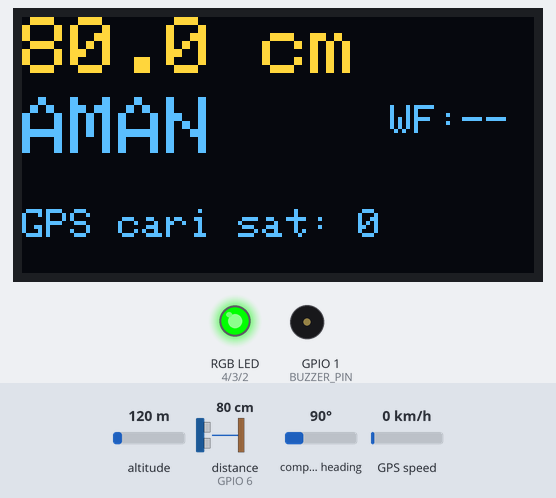
This sketch was run on a simulated ESP32-S3. Parts: 128×64 one-colour display, an RGB LED mixed from three pins (HIGH = lit), buzzer (waves = sounding). Wiring (inferred from the names in the program): ultrasonic range finder: trigger GPIO 5; echo GPIO 6. The test bench sets the inputs (shaded band); at power-on: distance to the obstacle (sensor on GPIO 6) 80 cm, altitude 120 m, compass heading 90°, GPS speed 0 km/h. The echo pulse lasts 58.3 µs per cm; the OLED is the two-colour kind (top 16 rows yellow); WiFi joins after 1.5 s; servers stay silent unless stated; the GPS gets a fix after 3 s at 37.7749, -122.4194 with 8 satellites; pins used as bus, display or sensor lines are not drawn; what the sketch prints to the serial monitor is not drawn.

Above: at 1.6 s.
1.7 s: distance to the obstacle (sensor on GPIO 6) set to 13 cm
At 3.2 s:
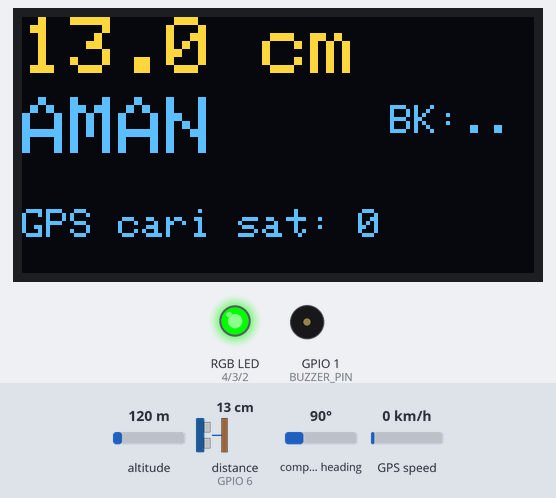
5.0 s: distance to the obstacle (sensor on GPIO 6) set to 10 cm
At 6.1 s:
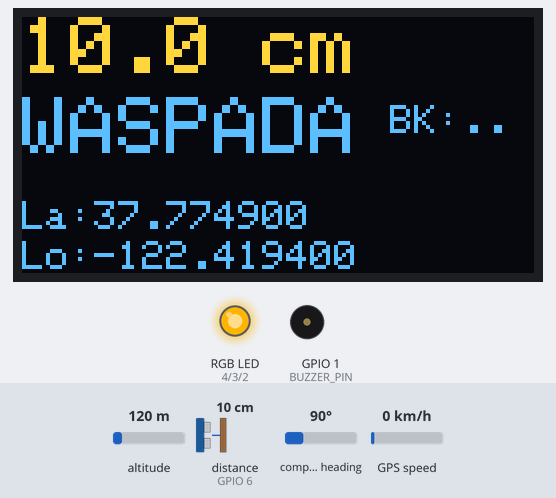
7.1 s: distance to the obstacle (sensor on GPIO 6) set to 18 cm
At 8.8 s:
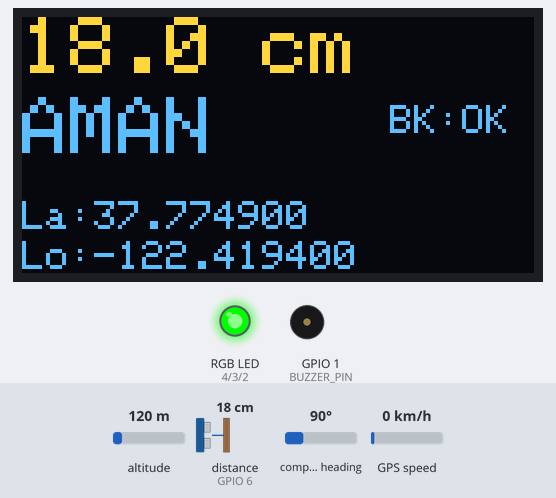
9.8 s: distance to the obstacle (sensor on GPIO 6) set to 2 cm
At 11.53 s:
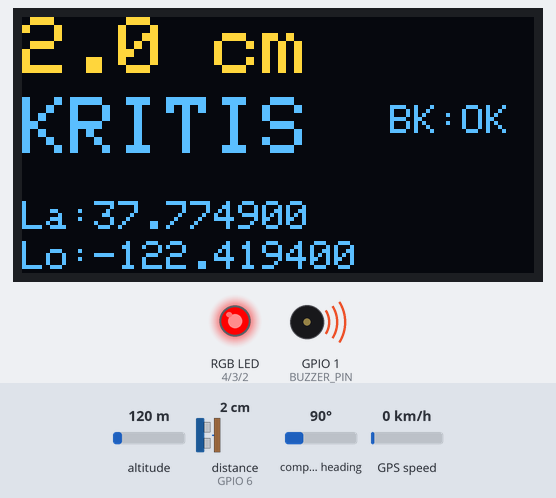
12.0 s: distance to the obstacle (sensor on GPIO 6) set to 8 cm
At 12.59 s:
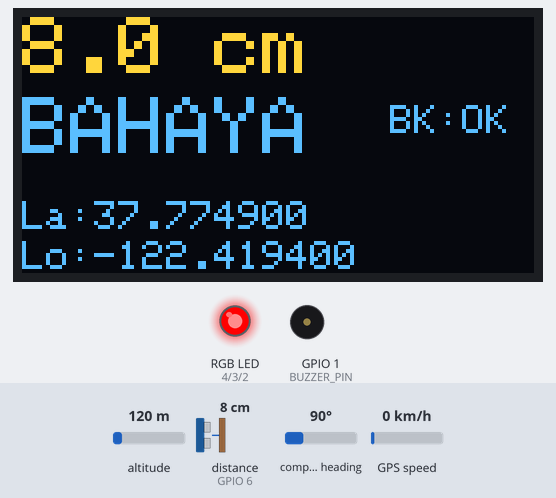
14.3 s: distance to the obstacle (sensor on GPIO 6) set to 9 cm
At 15.2 s:
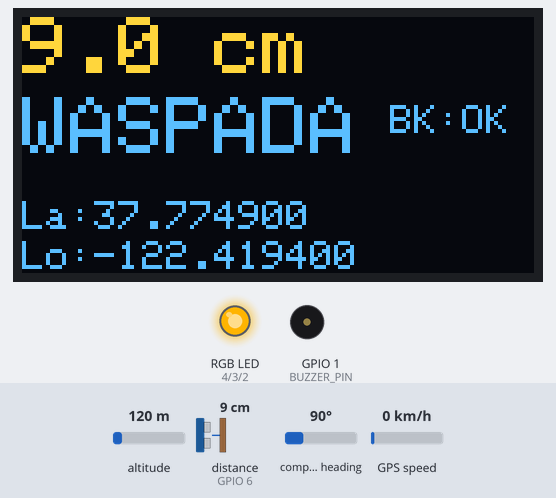
Timing chart, 0 to 17.8 s (numbered marks = the images above; inputs shaded):
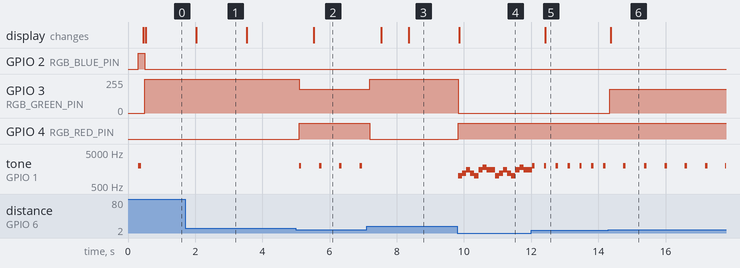

Measured:
- the behaviour switches between 12 and 11 cm on distance to the obstacle (sensor on GPIO 6) (found by bisection; images 1 and 2)
- after the input at 5.0 s, GPIO 3 (RGB_GREEN_PIN): 255/255 → 180/255 after 0.09 s; GPIO 4 (RGB_RED_PIN): LOW → HIGH after 0.09 s; tone on GPIO 1 (BUZZER_PIN): alternates 2000 Hz for 0.07 s and silent for 0.53 s, starting after 0.09 s; the display: changes after 0.53 s (image 2)
- after the input at 7.1 s, GPIO 3 (RGB_GREEN_PIN): 180/255 → 255/255 after 0.10 s; GPIO 4 (RGB_RED_PIN): HIGH → LOW after 0.10 s; tone on GPIO 1 (BUZZER_PIN): stops changing and stays silent; the display: first changes after 0.44 s (image 3 shows a later state)
- after the input at 9.8 s, GPIO 3 (RGB_GREEN_PIN): 255/255 → 0/255 at once; GPIO 4 (RGB_RED_PIN): LOW → HIGH at once
- after the input at 12.0 s, the display: changes after 0.42 s (image 5)
- after the input at 14.3 s, GPIO 3 (RGB_GREEN_PIN): 0/255 → 180/255 at once; tone on GPIO 1 (BUZZER_PIN): alternates 2000 Hz for 0.07 s and silent for 0.53 s, starting after 0.45 s; the display: changes after 0.07 s (image 6)
- what the display in image 1 shows lasts 1.5 s, from 2.0 s to 3.5 s

The sketch:

esp32_blynk.ino
```cpp
// =============================================================
// ESP32 Sistem Monitoring Banjir + Blynk Cloud
// Disinkronkan dengan konfigurasi kabel terbaru di test_ledaa_oled_gps.ino
// menggunakan koneksi WiFi/Blynk & buzzer non-blocking.
// =============================================================

#define BLYNK_PRINT Serial
#define BLYNK_TEMPLATE_ID "TMPL6iky1uD91"
#define BLYNK_TEMPLATE_NAME "Monitoring Banjir ESP32"
#define BLYNK_AUTH_TOKEN "822zu2PrHn_EmlDnv2EbZvLm0tOksJ1M"
#define BLYNK_SERVER_HOST "sgp1.blynk.cloud"

#include <WiFi.h>
#include <BlynkSimpleEsp32.h>
#include <Wire.h>
#include <Adafruit_GFX.h>
#include <Adafruit_SSD1306.h>
#include <TinyGPSPlus.h>

// ===== Kredensial WiFi (ISI SESUAI HOTSPOT / ROUTER ANDA) =====
const char* WIFI_SSID = "MAKINUL AMIN 1";
const char* WIFI_PASS = "h2sannyatha";

// ===== Konfigurasi Pin Sensor & Aktuator =====
#define TRIG_PIN 5
#define ECHO_PIN 6
#define BUZZER_PIN 1

// ===== Konfigurasi Pin RGB LED (1 Lampu 4 Pin: GND, R, G, B - Common Cathode) =====
// Hubungkan:
//   - Pin GND pada RGB LED -> GND ESP32
//   - Pin R pada RGB LED   -> GPIO 4 (melalui resistor 220-330 ohm jika ada)
//   - Pin G pada RGB LED   -> GPIO 3 (melalui resistor 220-330 ohm jika ada)
//   - Pin B pada RGB LED   -> GPIO 2 (melalui resistor 220-330 ohm jika ada)
#define RGB_RED_PIN   4
#define RGB_GREEN_PIN 3
#define RGB_BLUE_PIN  2

// Alias untuk kompatibilitas lama
#define LED_RED    RGB_RED_PIN
#define LED_GREEN  RGB_GREEN_PIN
#define LED_BLUE   RGB_BLUE_PIN

// ===== Konfigurasi Pin OLED & GPS berdasarkan Chip (ESP32-C3 vs ESP32 Klasik) =====
#if defined(CONFIG_IDF_TARGET_ESP32C3) || defined(ARDUINO_ESP32C3_DEV) || (defined(SOC_GPIO_PIN_COUNT) && SOC_GPIO_PIN_COUNT <= 22)
  // ESP32-C3: GPIO hanya 0 sampai 21. Default I2C: SDA=8, SCL=9. UART1: RX=20, TX=21
  #define OLED_SDA 8
  #define OLED_SCL 9
  #define GPS_RX   20  // dihubungkan ke TX GPS
  #define GPS_TX   21  // dihubungkan ke RX GPS
  #define GPS_SERIAL Serial1
#else
  // ESP32 Klasik (WROOM): GPIO 25, 26, 16, 17
  #define OLED_SDA 25
  #define OLED_SCL 26
  #define GPS_RX   16
  #define GPS_TX   17
  #define GPS_SERIAL Serial2
#endif

#define SCREEN_WIDTH 128
#define SCREEN_HEIGHT 64
#define OLED_ADDRESS 0x3C

Adafruit_SSD1306 display(SCREEN_WIDTH, SCREEN_HEIGHT, &Wire, -1);
TinyGPSPlus gps;
BlynkTimer timer;

bool oledFound = false;
long duration = 0;
float distance = 999.0;
const char* status = "AMAN";
const char* prevStatus = "AMAN";
float prevDistance = 999.0;
unsigned long lastBlynkSend = 0;

// Melodi alarm untuk status KRITIS (distance <= 5 cm)
int melody[] = {
  1000, 1200, 1500, 1200,
  1000, 1500, 1800, 1500
};

int noteDuration[] = {
  120, 120, 120, 120,
  120, 120, 120, 250
};

int noteIndex = 0;
unsigned long lastNoteTime = 0;
bool playingNote = false;

// Timing non-blocking
unsigned long lastSensorTime = 0;
unsigned long lastOledTime = 0;
unsigned long lastBeepToggle = 0;
unsigned long lastBlynkAttempt = 0;
bool beepActive = false;

const char* getGpsStateString() {
  if (gps.charsProcessed() < 10 && millis() > 5000) {
    return "CEK_KABEL";
  }
  if (gps.location.isValid()) {
    return "VALID";
  }
  return "CARI_SATELIT";
}

// Fungsi pengatur warna RGB LED (Common Cathode: 0 = mati, 255 = maksimal)
void setRgbColor(uint8_t red, uint8_t green, uint8_t blue) {
  analogWrite(RGB_RED_PIN, red);
  analogWrite(RGB_GREEN_PIN, green);
  analogWrite(RGB_BLUE_PIN, blue);
}

// Buffer filter glitch dan penolakan outlier jarak
float lastValidDistance = 17.0;
int consecutiveTimeouts = 0;

float measureSingleDistance() {
  digitalWrite(TRIG_PIN, LOW);
  delayMicroseconds(2);
  digitalWrite(TRIG_PIN, HIGH);
  delayMicroseconds(10);
  digitalWrite(TRIG_PIN, LOW);

  // Timeout 25000 mikrodetik (~4.2 meter, batas fisik HC-SR04)
  long dur = pulseIn(ECHO_PIN, HIGH, 25000);
  if (dur == 0) return -1.0;
  float cm = (float)dur * 0.0343 / 2.0;
  if (cm < 1.0 || cm > 400.0) return -1.0; // Tolak nilai noise tidak realistis
  return cm;
}

float getFilteredDistance() {
  float samples[3];
  int validCount = 0;

  for (int i = 0; i < 3; i++) {
    float s = measureSingleDistance();
    if (s > 0) {
      samples[validCount++] = s;
    }
    if (i < 2) delay(6); // Jeda singkat antar pulsa agar tidak ada interferensi gema
  }

  // Jika setidaknya ada 1 pembacaan valid, gunakan median / nilai valid
  if (validCount > 0) {
    for (int i = 0; i < validCount - 1; i++) {
      for (int j = i + 1; j < validCount; j++) {
        if (samples[i] > samples[j]) {
          float tmp = samples[i];
          samples[i] = samples[j];
          samples[j] = tmp;
        }
      }
    }
    float median = samples[validCount / 2];
    lastValidDistance = median;
    consecutiveTimeouts = 0;
    return median;
  }

  // Jika ketiga sampel gagal bersamaan (pantulan meleset sesaat):
  consecutiveTimeouts++;
  if (consecutiveTimeouts < 5) {
    // Pertahankan jarak valid terakhir agar tidak loncat ke 999 cm
    return lastValidDistance;
  }

  // Jika benar-benar kosong/timeout terus menerus >= 5 kali (> 500 ms)
  return 999.0;
}

void readUltrasonicAndEvaluate() {
  distance = getFilteredDistance();

  if (distance > 12.0) {
    status = "AMAN";
    setRgbColor(0, 255, 0); // HIJAU
    noTone(BUZZER_PIN);
    beepActive = false;
    noteIndex = 0;
    playingNote = false;
  } else if (distance > 9.0) {
    status = "WASPADA";
    setRgbColor(255, 180, 0); // KUNING (Red + Green)
    noteIndex = 0;
    playingNote = false;
  } else if (distance > 5.0) {
    status = "BAHAYA";
    setRgbColor(255, 0, 0); // MERAH
    noteIndex = 0;
    playingNote = false;
  } else {
    status = "KRITIS";
    setRgbColor(255, 0, 0); // MERAH
    beepActive = false;
  }

  Serial.print("Jarak: ");
  Serial.print(distance, 1);
  Serial.print(" cm | Status: ");
  Serial.println(status);

  // Output format telemetry standar untuk Web Serial API / Direct USB (0 ms latency)
  Serial.print("TELEMETRY:{\"distance\":");
  Serial.print(distance, 1);
  Serial.print(",\"status\":\"");
  Serial.print(status);
  Serial.println("\"}");

  // Kirim seketika ke Blynk (hanya V0 & V1 tanpa beban GPS) jika status berubah atau jarak bergeser >= 1.0 cm
  bool statusChanged = (strcmp(status, prevStatus) != 0);
  bool distanceJumped = (fabs(distance - prevDistance) >= 1.0);
  if ((statusChanged || distanceJumped) && (millis() - lastBlynkSend >= 200)) {
    sendFastTelemetryToBlynk();
  }
}

void handleBuzzerNonBlocking() {
  unsigned long now = millis();

  if (strcmp(status, "AMAN") == 0) {
    return;
  }

  if (strcmp(status, "WASPADA") == 0) {
    unsigned long waitMs = beepActive ? 70 : 530;
    if (now - lastBeepToggle >= waitMs) {
      lastBeepToggle = now;
      beepActive = !beepActive;
      if (beepActive) {
        tone(BUZZER_PIN, 2000);
      } else {
        noTone(BUZZER_PIN);
      }
    }
    return;
  }

  if (strcmp(status, "BAHAYA") == 0) {
    int interval = map((long)distance, 5, 9, 80, 350);
    interval = constrain(interval, 80, 350);
    unsigned long waitMs = beepActive ? 70 : (unsigned long)interval;
    if (now - lastBeepToggle >= waitMs) {
      lastBeepToggle = now;
      beepActive = !beepActive;
      if (beepActive) {
        tone(BUZZER_PIN, 2000);
      } else {
        noTone(BUZZER_PIN);
      }
    }
    return;
  }

  // KRITIS: melodi alarm 8 nada
  if (!playingNote) {
    tone(BUZZER_PIN, melody[noteIndex]);
    lastNoteTime = now;
    playingNote = true;
  } else if (now - lastNoteTime >= (unsigned long)noteDuration[noteIndex]) {
    noTone(BUZZER_PIN);
    noteIndex = (noteIndex + 1) % 8;
    playingNote = false;
  }
}

void updateOLED() {
  if (!oledFound) return;
  if (millis() - lastOledTime < 500) return;
  lastOledTime = millis();

  display.clearDisplay();
  display.setTextColor(SSD1306_WHITE);

  // Baris jarak
  display.setTextSize(2);
  display.setCursor(0, 0);
  if (distance >= 999.0) {
    display.print("---");
  } else {
    display.print(distance, 1);
  }
  display.print(" cm");

  // Baris status + indikator koneksi Blynk
  display.setCursor(0, 20);
  display.print(status);

  display.setTextSize(1);
  display.setCursor(92, 22);
  if (Blynk.connected()) {
    display.print("BK:OK");
  } else if (WiFi.status() == WL_CONNECTED) {
    display.print("BK:..");
  } else {
    display.print("WF:--");
  }

  // Baris info GPS
  const char* gpsState = getGpsStateString();
  if (strcmp(gpsState, "CEK_KABEL") == 0) {
    display.setCursor(0, 48);
    display.print("GPS: cek kabel");
  } else if (strcmp(gpsState, "VALID") == 0) {
    display.setCursor(0, 46);
    display.print("La:");
    display.print(gps.location.lat(), 6);
    display.setCursor(0, 56);
    display.print("Lo:");
    display.print(gps.location.lng(), 6);
  } else {
    display.setCursor(0, 48);
    display.print("GPS cari sat: ");
    display.print(gps.satellites.value());
  }

  display.display();
}

void sendFastTelemetryToBlynk() {
  if (!Blynk.connected()) return;
  Blynk.virtualWrite(V0, distance);
  Blynk.virtualWrite(V1, status);
  prevStatus = status;
  prevDistance = distance;
  lastBlynkSend = millis();
}

void sendTelemetryToBlynk() {
  if (!Blynk.connected()) return;

  Blynk.virtualWrite(V0, distance);
  Blynk.virtualWrite(V1, status);
  Blynk.virtualWrite(V2, gps.location.isValid() ? gps.location.lat() : 0.0);
  Blynk.virtualWrite(V3, gps.location.isValid() ? gps.location.lng() : 0.0);
  Blynk.virtualWrite(V4, (int)gps.satellites.value());
  Blynk.virtualWrite(V5, getGpsStateString());

  prevStatus = status;
  prevDistance = distance;
  lastBlynkSend = millis();
}

BLYNK_CONNECTED() {
  Serial.println("Terhubung ke Blynk Cloud!");
  sendTelemetryToBlynk();
}

void setup() {
  Serial.begin(115200);
  delay(300);

  pinMode(TRIG_PIN, OUTPUT);
  pinMode(ECHO_PIN, INPUT);
  pinMode(BUZZER_PIN, OUTPUT);
  pinMode(RGB_RED_PIN, OUTPUT);
  pinMode(RGB_GREEN_PIN, OUTPUT);
  pinMode(RGB_BLUE_PIN, OUTPUT);
  setRgbColor(0, 0, 255); // BIRU saat sistem menyala / connecting

  // Beep singkat saat boot sebagai konfirmasi hardware buzzer & board aktif
  tone(BUZZER_PIN, 2000);
  delay(100);
  noTone(BUZZER_PIN);

  Wire.begin(OLED_SDA, OLED_SCL);
  Wire.setTimeOut(30);
  oledFound = display.begin(SSD1306_SWITCHCAPVCC, OLED_ADDRESS);
  if (!oledFound) {
    Serial.println("OLED tidak terdeteksi (atau pin berbeda). Sistem sensor & Blynk tetap berjalan.");
  } else {
    display.clearDisplay();
    display.setTextColor(SSD1306_WHITE);
    display.setTextSize(1);
    display.setCursor(0, 0);
    display.println("Sistem Banjir C3");
    display.println("WiFi + Blynk Siap...");
    display.display();
  }

  GPS_SERIAL.setRxBufferSize(1024);
  GPS_SERIAL.begin(9600, SERIAL_8N1, GPS_RX, GPS_TX);

  // Koneksi WiFi & Blynk non-blocking agar sensor tetap berjalan
  Serial.print("Menghubungkan ke WiFi: ");
  Serial.println(WIFI_SSID);
  WiFi.mode(WIFI_STA);
  WiFi.begin(WIFI_SSID, WIFI_PASS);
  Blynk.config(BLYNK_AUTH_TOKEN, BLYNK_SERVER_HOST, 80);

  // Kirim telemetry cepat V0 & V1 tiap 350 ms saat online
  timer.setInterval(350L, sendFastTelemetryToBlynk);
  // Kirim telemetry lengkap termasuk GPS tiap 4 detik
  timer.setInterval(4000L, sendTelemetryToBlynk);
}

void loop() {
  while (GPS_SERIAL.available()) {
    gps.encode(GPS_SERIAL.read());
  }

  if (WiFi.status() == WL_CONNECTED) {
    if (Blynk.connected()) {
      Blynk.run();
    } else if (millis() - lastBlynkAttempt >= 8000) {
      lastBlynkAttempt = millis();
      Serial.println("Menghubungkan ke Blynk Cloud...");
      Blynk.connect(4000);
    }
  }
  timer.run();

  if (millis() - lastSensorTime >= 100) {
    lastSensorTime = millis();
    readUltrasonicAndEvaluate();
  }

  handleBuzzerNonBlocking();
  updateOLED();
}
```
